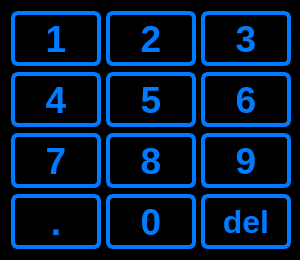
<?xml version="1.0" encoding="UTF-8"?>
<ui version="4.0">
 <class>numpadwindow</class>
 <widget class="QDialog" name="numpadwindow">
  <property name="geometry">
   <rect>
    <x>0</x>
    <y>0</y>
    <width>300</width>
    <height>260</height>
   </rect>
  </property>
  <property name="minimumSize">
   <size>
    <width>300</width>
    <height>260</height>
   </size>
  </property>
  <property name="maximumSize">
   <size>
    <width>300</width>
    <height>260</height>
   </size>
  </property>
  <property name="windowTitle">
   <string>Pay amount</string>
  </property>
  <property name="styleSheet">
   <string notr="true">QWidget
{
	color: rgb(0, 123, 255);	
	background-color: rgb(0, 0, 0);

}

QPushButton {
	background-color: rgb(0, 0, 0);
	color: (0, 123, 255);
    border-width: 4px;
	border-color: rgb(0, 123, 255);
	border-style: solid;
	border-radius: 7;
	padding: 3px;
	padding-left: 5px;
	padding-right: 5px;
}

QPushButton:pressed
{
	color: rgb(239, 151, 0);	
	border-color: rgb(239, 151, 0);
}</string>
  </property>
  <property name="modal">
   <bool>true</bool>
  </property>
  <layout class="QGridLayout" name="gridLayout">
   <item row="0" column="0">
    <widget class="QPushButton" name="PB1">
     <property name="minimumSize">
      <size>
       <width>90</width>
       <height>50</height>
      </size>
     </property>
     <property name="maximumSize">
      <size>
       <width>110</width>
       <height>70</height>
      </size>
     </property>
     <property name="font">
      <font>
       <pointsize>28</pointsize>
       <weight>75</weight>
       <bold>true</bold>
      </font>
     </property>
     <property name="text">
      <string>1</string>
     </property>
    </widget>
   </item>
   <item row="0" column="1">
    <widget class="QPushButton" name="PB2">
     <property name="minimumSize">
      <size>
       <width>90</width>
       <height>50</height>
      </size>
     </property>
     <property name="maximumSize">
      <size>
       <width>110</width>
       <height>70</height>
      </size>
     </property>
     <property name="font">
      <font>
       <pointsize>28</pointsize>
       <weight>75</weight>
       <bold>true</bold>
      </font>
     </property>
     <property name="text">
      <string>2</string>
     </property>
    </widget>
   </item>
   <item row="0" column="2">
    <widget class="QPushButton" name="PB3">
     <property name="minimumSize">
      <size>
       <width>90</width>
       <height>50</height>
      </size>
     </property>
     <property name="maximumSize">
      <size>
       <width>110</width>
       <height>70</height>
      </size>
     </property>
     <property name="font">
      <font>
       <pointsize>28</pointsize>
       <weight>75</weight>
       <bold>true</bold>
      </font>
     </property>
     <property name="text">
      <string>3</string>
     </property>
    </widget>
   </item>
   <item row="1" column="0">
    <widget class="QPushButton" name="PB4">
     <property name="minimumSize">
      <size>
       <width>90</width>
       <height>50</height>
      </size>
     </property>
     <property name="maximumSize">
      <size>
       <width>110</width>
       <height>70</height>
      </size>
     </property>
     <property name="font">
      <font>
       <pointsize>28</pointsize>
       <weight>75</weight>
       <bold>true</bold>
      </font>
     </property>
     <property name="text">
      <string>4</string>
     </property>
    </widget>
   </item>
   <item row="1" column="1">
    <widget class="QPushButton" name="PB5">
     <property name="minimumSize">
      <size>
       <width>90</width>
       <height>50</height>
      </size>
     </property>
     <property name="maximumSize">
      <size>
       <width>110</width>
       <height>70</height>
      </size>
     </property>
     <property name="font">
      <font>
       <pointsize>28</pointsize>
       <weight>75</weight>
       <bold>true</bold>
      </font>
     </property>
     <property name="text">
      <string>5</string>
     </property>
    </widget>
   </item>
   <item row="1" column="2">
    <widget class="QPushButton" name="PB6">
     <property name="minimumSize">
      <size>
       <width>90</width>
       <height>50</height>
      </size>
     </property>
     <property name="maximumSize">
      <size>
       <width>110</width>
       <height>70</height>
      </size>
     </property>
     <property name="font">
      <font>
       <pointsize>28</pointsize>
       <weight>75</weight>
       <bold>true</bold>
      </font>
     </property>
     <property name="text">
      <string>6</string>
     </property>
    </widget>
   </item>
   <item row="2" column="0">
    <widget class="QPushButton" name="PB7">
     <property name="minimumSize">
      <size>
       <width>90</width>
       <height>50</height>
      </size>
     </property>
     <property name="maximumSize">
      <size>
       <width>110</width>
       <height>70</height>
      </size>
     </property>
     <property name="font">
      <font>
       <pointsize>28</pointsize>
       <weight>75</weight>
       <bold>true</bold>
      </font>
     </property>
     <property name="text">
      <string>7</string>
     </property>
    </widget>
   </item>
   <item row="2" column="1">
    <widget class="QPushButton" name="PB8">
     <property name="minimumSize">
      <size>
       <width>90</width>
       <height>50</height>
      </size>
     </property>
     <property name="maximumSize">
      <size>
       <width>110</width>
       <height>70</height>
      </size>
     </property>
     <property name="font">
      <font>
       <pointsize>28</pointsize>
       <weight>75</weight>
       <bold>true</bold>
      </font>
     </property>
     <property name="text">
      <string>8</string>
     </property>
    </widget>
   </item>
   <item row="2" column="2">
    <widget class="QPushButton" name="PB9">
     <property name="minimumSize">
      <size>
       <width>90</width>
       <height>50</height>
      </size>
     </property>
     <property name="maximumSize">
      <size>
       <width>110</width>
       <height>70</height>
      </size>
     </property>
     <property name="font">
      <font>
       <pointsize>28</pointsize>
       <weight>75</weight>
       <bold>true</bold>
      </font>
     </property>
     <property name="text">
      <string>9</string>
     </property>
    </widget>
   </item>
   <item row="3" column="0">
    <widget class="QPushButton" name="PBdot">
     <property name="minimumSize">
      <size>
       <width>90</width>
       <height>50</height>
      </size>
     </property>
     <property name="maximumSize">
      <size>
       <width>110</width>
       <height>70</height>
      </size>
     </property>
     <property name="font">
      <font>
       <pointsize>28</pointsize>
       <weight>75</weight>
       <bold>true</bold>
      </font>
     </property>
     <property name="text">
      <string>.</string>
     </property>
    </widget>
   </item>
   <item row="3" column="1">
    <widget class="QPushButton" name="PB0">
     <property name="minimumSize">
      <size>
       <width>90</width>
       <height>50</height>
      </size>
     </property>
     <property name="maximumSize">
      <size>
       <width>110</width>
       <height>70</height>
      </size>
     </property>
     <property name="font">
      <font>
       <pointsize>28</pointsize>
       <weight>75</weight>
       <bold>true</bold>
      </font>
     </property>
     <property name="text">
      <string>0</string>
     </property>
    </widget>
   </item>
   <item row="3" column="2">
    <widget class="QPushButton" name="PBdel">
     <property name="minimumSize">
      <size>
       <width>90</width>
       <height>50</height>
      </size>
     </property>
     <property name="maximumSize">
      <size>
       <width>110</width>
       <height>70</height>
      </size>
     </property>
     <property name="font">
      <font>
       <pointsize>24</pointsize>
       <weight>75</weight>
       <bold>true</bold>
      </font>
     </property>
     <property name="text">
      <string>del</string>
     </property>
    </widget>
   </item>
  </layout>
 </widget>
 <resources/>
 <connections/>
</ui>
